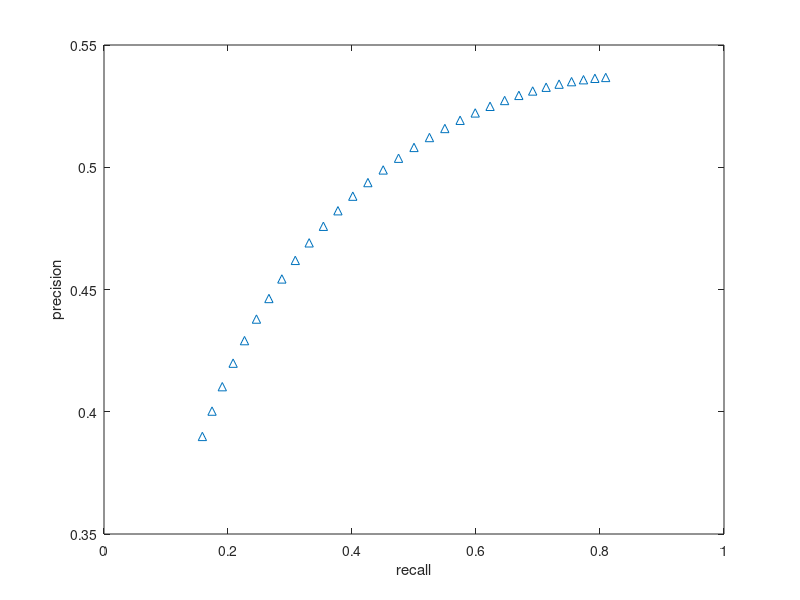

Write the MATLAB code that produced this figure.
function plot_roc()
    true_positive_rate = [];
    false_positive_rate = [];
    false_negative_rate = [];
    precision = [];
    recall = [];
    for T = 20:-1:-10
        tp = 1-normcdf(T, 4, 16);
        fp = 1-normcdf(T, 3, 25);
        fn = normcdf(T, 4, 16);
        
        true_positive_rate = [true_positive_rate; tp];
        false_positive_rate = [false_positive_rate; fp];
        precision = [tp / (tp + fp); precision];
        recall = [tp / (tp + fn); recall];
    end
    
%    plot(false_positive_rate, true_positive_rate, '^');
%    hold on;
%    xlabel('false positive rate');
%    ylabel('true postive rate');
%    hold off;
    
    plot(recall, precision, '^');
    hold on;
    xlabel('recall');
    ylabel('precision');
end
